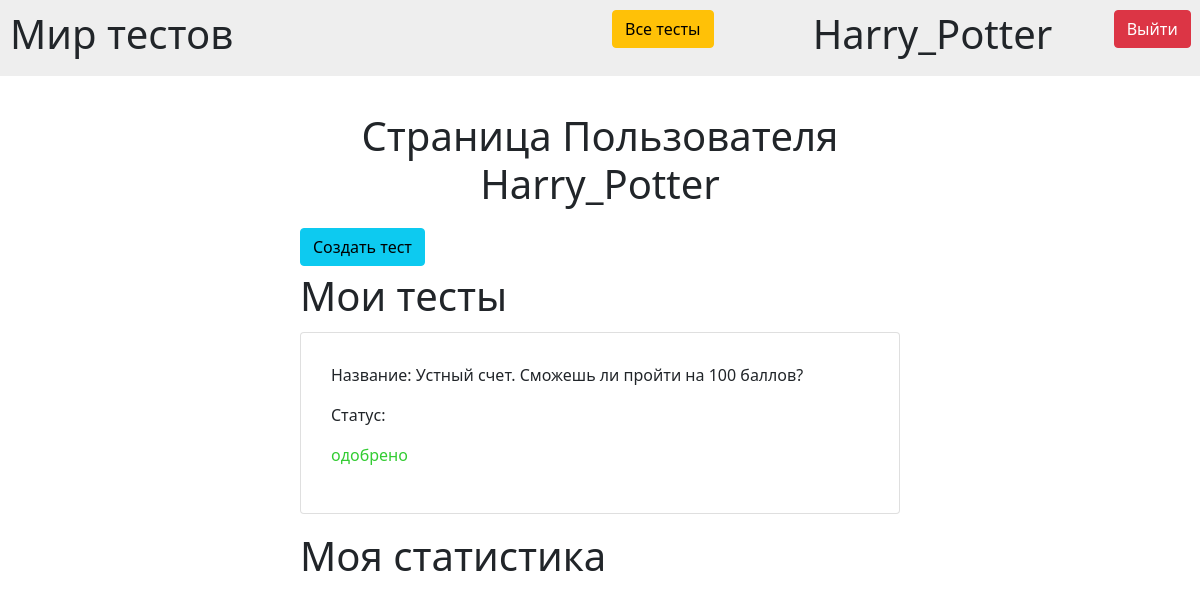
The app's page /userpage (signed in) with its own data.
### data/users.py (models this page shows)
class User(Base):
    __tablename__ = 'users'
    id = sqlalchemy.Column(sqlalchemy.Integer, primary_key=True, autoincrement=True)
    login = sqlalchemy.Column(sqlalchemy.String, unique=True, nullable=False)
    password = sqlalchemy.Column(sqlalchemy.String, unique=True, nullable=False)
    completed_tests = orm.relationship("Result", secondary="Results_of_CompletedTests", backref="users")
    offered_tests = orm.relationship("Test", secondary="OfferedTests", backref="users")

### data/tests.py (models this page shows, shortened)
class Test(Base):
    __tablename__ = 'tests'
    id = sqlalchemy.Column(sqlalchemy.Integer, primary_key=True, autoincrement=True)
    name = sqlalchemy.Column(sqlalchemy.String, unique=False, nullable=False)
    author = sqlalchemy.Column(sqlalchemy.Integer, sqlalchemy.ForeignKey('users.id'))
    content = sqlalchemy.Column(sqlalchemy.String)
    categories = orm.relationship("Category", secondary="Categories_to_Tests", backref="tests")
    with_points = sqlalchemy.Column(sqlalchemy.Boolean, default=0)
    results = sqlalchemy.Column(sqlalchemy.String)
    approved = sqlalchemy.Column(sqlalchemy.Boolean, default=1)
    def to_json(self, test):
        return {'id': test.id, 'name': test.name, 'author': test.author, 'questions': json.loads(test.content),
                'with_points': test.with_points, 'results': test.results, 'approved': test.approved,
                'categories': ', '.join([cat.name for cat in test.categories])}

### data/application_tests.py (the view)
@bp.route("/userpage")
@login_required
def user_page():
    tests = []
    for test in DataBase().get_tests_by_author_id(g.user.id):
        test['author'] = DataBase().get_login_by_id(test['author'])
        tests.append(test)
    completed_tests = DataBase().get_completed_tests_by_id(g.user.id)
    return render_template("user_page.html", title="Личная страница",
                           user_tests=tests, completed_tests=completed_tests)

### data/application_user.py (called while the page is built)
def login_required(view):
    @functools.wraps(view)
    def wrapped_view(**kwargs):
        if g.user is None:
            return redirect(url_for('tests.index'))
        return view(**kwargs)
    return wrapped_view

@bp.before_app_request
def load_logged_in_user():
    user_id = session.get("user_id")
    if user_id is None:
        g.user = None
    else:
        g.user = User.query.filter(User.id == user_id).first()

### database.py (called while the page is built, shortened)
    @staticmethod
    def get_completed_tests_by_id(id):
        user = User.query.filter(User.id == id).first()
        completed_tests = list()
        completed_tests = sorted(completed_tests, key=lambda t: t['id'])
        return completed_tests

    @staticmethod
    def get_login_by_id(id):
        user = User.query.filter(User.id == id).first()
        return user.login

    @staticmethod
    def get_tests_by_author_id(id):
        tests = Test.query.all()
        tests_to_return = list()
        for test in tests:
            if test.author == id:
                tests_to_return.append(Test().to_json(test))
        return tests_to_return

### data/templates/user_page.html (shortened to what this page needs)
{% extends "base.html" %}
{% block content %}
    <h1 class="text-center" style="padding: 2% 0 2% 0" >Страница Пользователя {{ g.user.login }}</h1>
    <a class="btn btn-info" href="{{ url_for('tests.creating_test') }}">Создать тест</a>
    <h1 style="padding: 1% 0 0 0">Мои тесты</h1>
    {% for test in user_tests %}
    <div class="card" style="padding: 5%; margin: 2% 0">
        <p>Название: {{ test.name }}</p>
        {% if test.approved %}
            <p>Статус:</p> <p style="color:#33CC33">одобрено</p>
        {% else %}
            <p>Статус:</p> <p style="color:#FF9900">отправлено</p>
        {% endif %}
    </div>
    {% endfor %}
    <h1 style="padding: 1% 0 0 0">Моя статистика</h1>
{% endblock %}

### data/templates/base.html (shortened to what this page needs)
<!DOCTYPE html>
<html lang="en">
<head>
    <link rel="stylesheet"
      href="https://cdn.jsdelivr.net/npm/bootstrap@5.0.0-beta1/dist/css/bootstrap.min.css"
>
</head>
<body>
    <div class="row" style="background: #EEEEEE; padding: 10px;">
        <div class="col-md-6">
            <h1>Мир тестов</h1>
        </div >
        {% if g.user %}
            <div class="col-md-2"><a class="btn btn-warning" href="{{ url_for('tests.all_tests') }}">Все тесты</a></div>
            <div class="col-md-3"><a href="{{ url_for('tests.user_page') }}" class="text-decoration-none text-reset"><h1>
                {{ g.user.login }}</h1></a></div>
            <div class="col-md-1 text-end"><a class="btn btn-danger" href="{{ url_for('user.logout') }}">Выйти</a></div>
        {% else %}
            <div class="col-md-6 text-end"><a class="btn btn-success" href="{{ url_for('user.login') }}">Войти</a></div>
        {% endif %}
    </div>
    <div style="margin: 2% 25%;">
    {% block content %}{% endblock %}
    </div>
</body>
</html>

### records on screen
User: user.login "Harry_Potter"
Test: name "Устный счет. Сможешь ли пройти на 100 баллов?"
